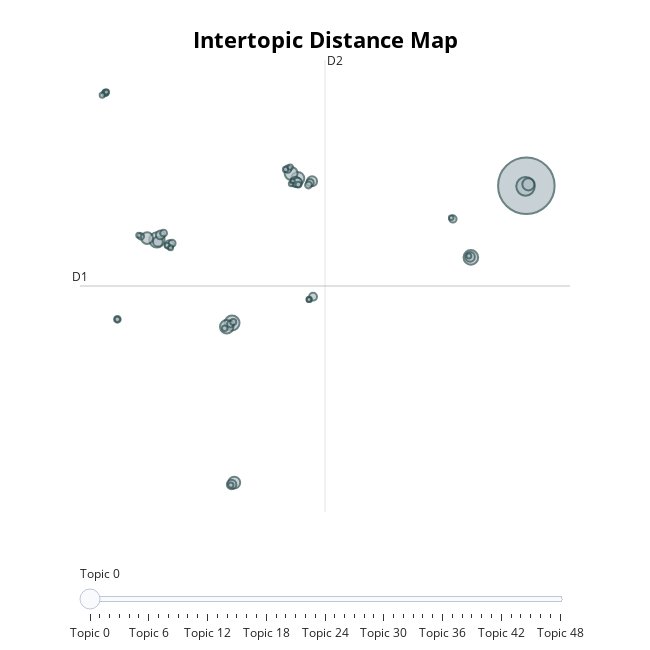

Write notebook code for a chart like this one.
### Markdown cell above
## Modelagem de Topicos

### Code cell
topic_model.visualize_topics()

### Figure 1 — Plotly figure (JSON) as saved in the notebook; plotly's stock layout.template omitted (floating-point values rounded to 4 significant figures; data arrays with more than 128 entries replaced by an {"elided": "..."} marker saying what was removed)
{"data": [{"customdata": {"elided": "49x3 mixed values"}, "hovertemplate": "<b>Topic %{customdata[0]}</b><br>%{customdata[1]}<br>Size: %{customdata[2]}", "legendgroup": "", "marker": {"color": "#B0BEC5", "line": {"color": "DarkSlateGrey", "width": 2}, "size": [2429, 261, 180, 169, 162, 138, 129, 128, 112, 108, 105, 80, 76, 72, 70, 68, 68, 59, 56, 47, 42, 40, 40, 39, 35, 35, 35, 33, 30, 29, 28, 24, 23, 22, 21, 21, 21, 21, 21, 21, 20, 19, 19, 18, 18, 17, 16, 15, 15], "sizemode": "area", "sizeref": 1.518, "symbol": "circle"}, "mode": "markers", "name": "", "orientation": "v", "showlegend": false, "type": "scatter", "x": [18.26, 18.21, -6.237, -1.255, 14.58, -1.609, 3.101, 2.66, 18.39, -1.111, -6.883, 2.956, 4.05, -6.174, 14.53, -1.286, 3.079, -6.017, -5.421, 4.115, 3.912, 13.39, 2.433, -5.237, -1.359, 3.811, -5.796, -8.86, -7.299, -9.639, -1.177, 3.142, -1.742, 3.857, 2.289, -9.691, 2.6, -5.561, -9.859, -1.337, -8.86, -5.332, -7.442, -9.581, 14.45, 2.667, 13.28, 2.763, 3.848], "xaxis": "x", "y": [11.14, 11.08, 6.101, -1.624, 4.473, -1.975, 11.82, 12.29, 11.27, -16.48, 6.264, 11.5, 11.57, 5.942, 4.524, -16.66, 11.45, 6.563, 5.661, 0.824, 11.43, 8.054, 12.68, 5.791, -1.729, 11.21, 6.73, -1.287, 6.428, 19.8, -1.547, 11.24, -2.107, 0.5653, 12.66, 19.75, 12.88, 5.597, 19.58, -16.71, -1.287, 5.375, 6.526, 19.86, 4.605, 11.32, 8.17, 11.59, 0.5562], "yaxis": "y"}], "layout": {"annotations": [{"showarrow": false, "text": "D1", "x": -11.34, "y": 1.814, "yshift": 10}, {"showarrow": false, "text": "D2", "x": 4.908, "xshift": 10, "y": 22.84}], "height": 650, "hoverlabel": {"bgcolor": "white", "font": {"family": "Rockwell", "size": 16}}, "legend": {"itemsizing": "constant", "tracegroupgap": 0}, "margin": {"t": 60}, "shapes": [{"line": {"color": "#CFD8DC", "width": 2}, "type": "line", "x0": 4.908, "x1": 4.908, "y0": -19.21, "y1": 22.84}, {"line": {"color": "#9E9E9E", "width": 2}, "type": "line", "x0": -11.34, "x1": 21.15, "y0": 1.814, "y1": 1.814}], "sliders": [{"active": 0, "pad": {"t": 50}, "steps": [{"args": [{"marker.color": [["red", "#B0BEC5", "#B0BEC5", "#B0BEC5", "#B0BEC5", "#B0BEC5", "#B0BEC5", "#B0BEC5", "#B0BEC5", "#B0BEC5", "#B0BEC5", "#B0BEC5", "#B0BEC5", "#B0BEC5", "#B0BEC5", "#B0BEC5", "#B0BEC5", "#B0BEC5", "#B0BEC5", "#B0BEC5", "#B0BEC5", "#B0BEC5", "#B0BEC5", "#B0BEC5", "#B0BEC5", "#B0BEC5", "#B0BEC5", "#B0BEC5", "#B0BEC5", "#B0BEC5", "#B0BEC5", "#B0BEC5", "#B0BEC5", "#B0BEC5", "#B0BEC5", "#B0BEC5", "#B0BEC5", "#B0BEC5", "#B0BEC5", "#B0BEC5", "#B0BEC5", "#B0BEC5", "#B0BEC5", "#B0BEC5", "#B0BEC5", "#B0BEC5", "#B0BEC5", "#B0BEC5", "#B0BEC5"]]}], "label": "Topic 0", "method": "update"}, {"args": [{"marker.color": [["#B0BEC5", "red", "#B0BEC5", "#B0BEC5", "#B0BEC5", "#B0BEC5", "#B0BEC5", "#B0BEC5", "#B0BEC5", "#B0BEC5", "#B0BEC5", "#B0BEC5", "#B0BEC5", "#B0BEC5", "#B0BEC5", "#B0BEC5", "#B0BEC5", "#B0BEC5", "#B0BEC5", "#B0BEC5", "#B0BEC5", "#B0BEC5", "#B0BEC5", "#B0BEC5", "#B0BEC5", "#B0BEC5", "#B0BEC5", "#B0BEC5", "#B0BEC5", "#B0BEC5", "#B0BEC5", "#B0BEC5", "#B0BEC5", "#B0BEC5", "#B0BEC5", "#B0BEC5", "#B0BEC5", "#B0BEC5", "#B0BEC5", "#B0BEC5", "#B0BEC5", "#B0BEC5", "#B0BEC5", "#B0BEC5", "#B0BEC5", "#B0BEC5", "#B0BEC5", "#B0BEC5", "#B0BEC5"]]}], "label": "Topic 1", "method": "update"}, {"args": [{"marker.color": [["#B0BEC5", "#B0BEC5", "red", "#B0BEC5", "#B0BEC5", "#B0BEC5", "#B0BEC5", "#B0BEC5", "#B0BEC5", "#B0BEC5", "#B0BEC5", "#B0BEC5", "#B0BEC5", "#B0BEC5", "#B0BEC5", "#B0BEC5", "#B0BEC5", "#B0BEC5", "#B0BEC5", "#B0BEC5", "#B0BEC5", "#B0BEC5", "#B0BEC5", "#B0BEC5", "#B0BEC5", "#B0BEC5", "#B0BEC5", "#B0BEC5", "#B0BEC5", "#B0BEC5", "#B0BEC5", "#B0BEC5", "#B0BEC5", "#B0BEC5", "#B0BEC5", "#B0BEC5", "#B0BEC5", "#B0BEC5", "#B0BEC5", "#B0BEC5", "#B0BEC5", "#B0BEC5", "#B0BEC5", "#B0BEC5", "#B0BEC5", "#B0BEC5", "#B0BEC5", "#B0BEC5", "#B0BEC5"]]}], "label": "Topic 2", "method": "update"}, {"args": [{"marker.color": [["#B0BEC5", "#B0BEC5", "#B0BEC5", "red", "#B0BEC5", "#B0BEC5", "#B0BEC5", "#B0BEC5", "#B0BEC5", "#B0BEC5", "#B0BEC5", "#B0BEC5", "#B0BEC5", "#B0BEC5", "#B0BEC5", "#B0BEC5", "#B0BEC5", "#B0BEC5", "#B0BEC5", "#B0BEC5", "#B0BEC5", "#B0BEC5", "#B0BEC5", "#B0BEC5", "#B0BEC5", "#B0BEC5", "#B0BEC5", "#B0BEC5", "#B0BEC5", "#B0BEC5", "#B0BEC5", "#B0BEC5", "#B0BEC5", "#B0BEC5", "#B0BEC5", "#B0BEC5", "#B0BEC5", "#B0BEC5", "#B0BEC5", "#B0BEC5", "#B0BEC5", "#B0BEC5", "#B0BEC5", "#B0BEC5", "#B0BEC5", "#B0BEC5", "#B0BEC5", "#B0BEC5", "#B0BEC5"]]}], "label": "Topic 3", "method": "update"}, {"args": [{"marker.color": [["#B0BEC5", "#B0BEC5", "#B0BEC5", "#B0BEC5", "red", "#B0BEC5", "#B0BEC5", "#B0BEC5", "#B0BEC5", "#B0BEC5", "#B0BEC5", "#B0BEC5", "#B0BEC5", "#B0BEC5", "#B0BEC5", "#B0BEC5", "#B0BEC5", "#B0BEC5", "#B0BEC5", "#B0BEC5", "#B0BEC5", "#B0BEC5", "#B0BEC5", "#B0BEC5", "#B0BEC5", "#B0BEC5", "#B0BEC5", "#B0BEC5", "#B0BEC5", "#B0BEC5", "#B0BEC5", "#B0BEC5", "#B0BEC5", "#B0BEC5", "#B0BEC5", "#B0BEC5", "#B0BEC5", "#B0BEC5", "#B0BEC5", "#B0BEC5", "#B0BEC5", "#B0BEC5", "#B0BEC5", "#B0BEC5", "#B0BEC5", "#B0BEC5", "#B0BEC5", "#B0BEC5", "#B0BEC5"]]}], "label": "Topic 4", "method": "update"}, {"args": [{"marker.color": [["#B0BEC5", "#B0BEC5", "#B0BEC5", "#B0BEC5", "#B0BEC5", "red", "#B0BEC5", "#B0BEC5", "#B0BEC5", "#B0BEC5", "#B0BEC5", "#B0BEC5", "#B0BEC5", "#B0BEC5", "#B0BEC5", "#B0BEC5", "#B0BEC5", "#B0BEC5", "#B0BEC5", "#B0BEC5", "#B0BEC5", "#B0BEC5", "#B0BEC5", "#B0BEC5", "#B0BEC5", "#B0BEC5", "#B0BEC5", "#B0BEC5", "#B0BEC5", "#B0BEC5", "#B0BEC5", "#B0BEC5", "#B0BEC5", "#B0BEC5", "#B0BEC5", "#B0BEC5", "#B0BEC5", "#B0BEC5", "#B0BEC5", "#B0BEC5", "#B0BEC5", "#B0BEC5", "#B0BEC5", "#B0BEC5", "#B0BEC5", "#B0BEC5", "#B0BEC5", "#B0BEC5", "#B0BEC5"]]}], "label": "Topic 5", "method": "update"}, {"args": [{"marker.color": [["#B0BEC5", "#B0BEC5", "#B0BEC5", "#B0BEC5", "#B0BEC5", "#B0BEC5", "red", "#B0BEC5", "#B0BEC5", "#B0BEC5", "#B0BEC5", "#B0BEC5", "#B0BEC5", "#B0BEC5", "#B0BEC5", "#B0BEC5", "#B0BEC5", "#B0BEC5", "#B0BEC5", "#B0BEC5", "#B0BEC5", "#B0BEC5", "#B0BEC5", "#B0BEC5", "#B0BEC5", "#B0BEC5", "#B0BEC5", "#B0BEC5", "#B0BEC5", "#B0BEC5", "#B0BEC5", "#B0BEC5", "#B0BEC5", "#B0BEC5", "#B0BEC5", "#B0BEC5", "#B0BEC5", "#B0BEC5", "#B0BEC5", "#B0BEC5", "#B0BEC5", "#B0BEC5", "#B0BEC5", "#B0BEC5", "#B0BEC5", "#B0BEC5", "#B0BEC5", "#B0BEC5", "#B0BEC5"]]}], "label": "Topic 6", "method": "update"}, {"args": [{"marker.color": [["#B0BEC5", "#B0BEC5", "#B0BEC5", "#B0BEC5", "#B0BEC5", "#B0BEC5", "#B0BEC5", "red", "#B0BEC5", "#B0BEC5", "#B0BEC5", "#B0BEC5", "#B0BEC5", "#B0BEC5", "#B0BEC5", "#B0BEC5", "#B0BEC5", "#B0BEC5", "#B0BEC5", "#B0BEC5", "#B0BEC5", "#B0BEC5", "#B0BEC5", "#B0BEC5", "#B0BEC5", "#B0BEC5", "#B0BEC5", "#B0BEC5", "#B0BEC5", "#B0BEC5", "#B0BEC5", "#B0BEC5", "#B0BEC5", "#B0BEC5", "#B0BEC5", "#B0BEC5", "#B0BEC5", "#B0BEC5", "#B0BEC5", "#B0BEC5", "#B0BEC5", "#B0BEC5", "#B0BEC5", "#B0BEC5", "#B0BEC5", "#B0BEC5", "#B0BEC5", "#B0BEC5", "#B0BEC5"]]}], "label": "Topic 7", "method": "update"}, {"args": [{"marker.color": [["#B0BEC5", "#B0BEC5", "#B0BEC5", "#B0BEC5", "#B0BEC5", "#B0BEC5", "#B0BEC5", "#B0BEC5", "red", "#B0BEC5", "#B0BEC5", "#B0BEC5", "#B0BEC5", "#B0BEC5", "#B0BEC5", "#B0BEC5", "#B0BEC5", "#B0BEC5", "#B0BEC5", "#B0BEC5", "#B0BEC5", "#B0BEC5", "#B0BEC5", "#B0BEC5", "#B0BEC5", "#B0BEC5", "#B0BEC5", "#B0BEC5", "#B0BEC5", "#B0BEC5", "#B0BEC5", "#B0BEC5", "#B0BEC5", "#B0BEC5", "#B0BEC5", "#B0BEC5", "#B0BEC5", "#B0BEC5", "#B0BEC5", "#B0BEC5", "#B0BEC5", "#B0BEC5", "#B0BEC5", "#B0BEC5", "#B0BEC5", "#B0BEC5", "#B0BEC5", "#B0BEC5", "#B0BEC5"]]}], "label": "Topic 8", "method": "update"}, {"args": [{"marker.color": [["#B0BEC5", "#B0BEC5", "#B0BEC5", "#B0BEC5", "#B0BEC5", "#B0BEC5", "#B0BEC5", "#B0BEC5", "#B0BEC5", "red", "#B0BEC5", "#B0BEC5", "#B0BEC5", "#B0BEC5", "#B0BEC5", "#B0BEC5", "#B0BEC5", "#B0BEC5", "#B0BEC5", "#B0BEC5", "#B0BEC5", "#B0BEC5", "#B0BEC5", "#B0BEC5", "#B0BEC5", "#B0BEC5", "#B0BEC5", "#B0BEC5", "#B0BEC5", "#B0BEC5", "#B0BEC5", "#B0BEC5", "#B0BEC5", "#B0BEC5", "#B0BEC5", "#B0BEC5", "#B0BEC5", "#B0BEC5", "#B0BEC5", "#B0BEC5", "#B0BEC5", "#B0BEC5", "#B0BEC5", "#B0BEC5", "#B0BEC5", "#B0BEC5", "#B0BEC5", "#B0BEC5", "#B0BEC5"]]}], "label": "Topic 9", "method": "update"}, {"args": [{"marker.color": [["#B0BEC5", "#B0BEC5", "#B0BEC5", "#B0BEC5", "#B0BEC5", "#B0BEC5", "#B0BEC5", "#B0BEC5", "#B0BEC5", "#B0BEC5", "red", "#B0BEC5", "#B0BEC5", "#B0BEC5", "#B0BEC5", "#B0BEC5", "#B0BEC5", "#B0BEC5", "#B0BEC5", "#B0BEC5", "#B0BEC5", "#B0BEC5", "#B0BEC5", "#B0BEC5", "#B0BEC5", "#B0BEC5", "#B0BEC5", "#B0BEC5", "#B0BEC5", "#B0BEC5", "#B0BEC5", "#B0BEC5", "#B0BEC5", "#B0BEC5", "#B0BEC5", "#B0BEC5", "#B0BEC5", "#B0BEC5", "#B0BEC5", "#B0BEC5", "#B0BEC5", "#B0BEC5", "#B0BEC5", "#B0BEC5", "#B0BEC5", "#B0BEC5", "#B0BEC5", "#B0BEC5", "#B0BEC5"]]}], "label": "Topic 10", "method": "update"}, {"args": [{"marker.color": [["#B0BEC5", "#B0BEC5", "#B0BEC5", "#B0BEC5", "#B0BEC5", "#B0BEC5", "#B0BEC5", "#B0BEC5", "#B0BEC5", "#B0BEC5", "#B0BEC5", "red", "#B0BEC5", "#B0BEC5", "#B0BEC5", "#B0BEC5", "#B0BEC5", "#B0BEC5", "#B0BEC5", "#B0BEC5", "#B0BEC5", "#B0BEC5", "#B0BEC5", "#B0BEC5", "#B0BEC5", "#B0BEC5", "#B0BEC5", "#B0BEC5", "#B0BEC5", "#B0BEC5", "#B0BEC5", "#B0BEC5", "#B0BEC5", "#B0BEC5", "#B0BEC5", "#B0BEC5", "#B0BEC5", "#B0BEC5", "#B0BEC5", "#B0BEC5", "#B0BEC5", "#B0BEC5", "#B0BEC5", "#B0BEC5", "#B0BEC5", "#B0BEC5", "#B0BEC5", "#B0BEC5", "#B0BEC5"]]}], "label": "Topic 11", "method": "update"}, {"args": [{"marker.color": [["#B0BEC5", "#B0BEC5", "#B0BEC5", "#B0BEC5", "#B0BEC5", "#B0BEC5", "#B0BEC5", "#B0BEC5", "#B0BEC5", "#B0BEC5", "#B0BEC5", "#B0BEC5", "red", "#B0BEC5", "#B0BEC5", "#B0BEC5", "#B0BEC5", "#B0BEC5", "#B0BEC5", "#B0BEC5", "#B0BEC5", "#B0BEC5", "#B0BEC5", "#B0BEC5", "#B0BEC5", "#B0BEC5", "#B0BEC5", "#B0BEC5", "#B0BEC5", "#B0BEC5", "#B0BEC5", "#B0BEC5", "#B0BEC5", "#B0BEC5", "#B0BEC5", "#B0BEC5", "#B0BEC5", "#B0BEC5", "#B0BEC5", "#B0BEC5", "#B0BEC5", "#B0BEC5", "#B0BEC5", "#B0BEC5", "#B0BEC5", "#B0BEC5", "#B0BEC5", "#B0BEC5", "#B0BEC5"]]}], "label": "Topic 12", "method": "update"}, {"args": [{"marker.color": [["#B0BEC5", "#B0BEC5", "#B0BEC5", "#B0BEC5", "#B0BEC5", "#B0BEC5", "#B0BEC5", "#B0BEC5", "#B0BEC5", "#B0BEC5", "#B0BEC5", "#B0BEC5", "#B0BEC5", "red", "#B0BEC5", "#B0BEC5", "#B0BEC5", "#B0BEC5", "#B0BEC5", "#B0BEC5", "#B0BEC5", "#B0BEC5", "#B0BEC5", "#B0BEC5", "#B0BEC5", "#B0BEC5", "#B0BEC5", "#B0BEC5", "#B0BEC5", "#B0BEC5", "#B0BEC5", "#B0BEC5", "#B0BEC5", "#B0BEC5", "#B0BEC5", "#B0BEC5", "#B0BEC5", "#B0BEC5", "#B0BEC5", "#B0BEC5", "#B0BEC5", "#B0BEC5", "#B0BEC5", "#B0BEC5", "#B0BEC5", "#B0BEC5", "#B0BEC5", "#B0BEC5", "#B0BEC5"]]}], "label": "Topic 13", "method": "update"}, {"args": [{"marker.color": [["#B0BEC5", "#B0BEC5", "#B0BEC5", "#B0BEC5", "#B0BEC5", "#B0BEC5", "#B0BEC5", "#B0BEC5", "#B0BEC5", "#B0BEC5", "#B0BEC5", "#B0BEC5", "#B0BEC5", "#B0BEC5", "red", "#B0BEC5", "#B0BEC5", "#B0BEC5", "#B0BEC5", "#B0BEC5", "#B0BEC5", "#B0BEC5", "#B0BEC5", "#B0BEC5", "#B0BEC5", "#B0BEC5", "#B0BEC5", "#B0BEC5", "#B0BEC5", "#B0BEC5", "#B0BEC5", "#B0BEC5", "#B0BEC5", "#B0BEC5", "#B0BEC5", "#B0BEC5", "#B0BEC5", "#B0BEC5", "#B0BEC5", "#B0BEC5", "#B0BEC5", "#B0BEC5", "#B0BEC5", "#B0BEC5", "#B0BEC5", "#B0BEC5", "#B0BEC5", "#B0BEC5", "#B0BEC5"]]}], "label": "Topic 14", "method": "update"}, {"args": [{"marker.color": [["#B0BEC5", "#B0BEC5", "#B0BEC5", "#B0BEC5", "#B0BEC5", "#B0BEC5", "#B0BEC5", "#B0BEC5", "#B0BEC5", "#B0BEC5", "#B0BEC5", "#B0BEC5", "#B0BEC5", "#B0BEC5", "#B0BEC5", "red", "#B0BEC5", "#B0BEC5", "#B0BEC5", "#B0BEC5", "#B0BEC5", "#B0BEC5", "#B0BEC5", "#B0BEC5", "#B0BEC5", "#B0BEC5", "#B0BEC5", "#B0BEC5", "#B0BEC5", "#B0BEC5", "#B0BEC5", "#B0BEC5", "#B0BEC5", "#B0BEC5", "#B0BEC5", "#B0BEC5", "#B0BEC5", "#B0BEC5", "#B0BEC5", "#B0BEC5", "#B0BEC5", "#B0BEC5", "#B0BEC5", "#B0BEC5", "#B0BEC5", "#B0BEC5", "#B0BEC5", "#B0BEC5", "#B0BEC5"]]}], "label": "Topic 15", "method": "update"}, {"args": [{"marker.color": [["#B0BEC5", "#B0BEC5", "#B0BEC5", "#B0BEC5", "#B0BEC5", "#B0BEC5", "#B0BEC5", "#B0BEC5", "#B0BEC5", "#B0BEC5", "#B0BEC5", "#B0BEC5", "#B0BEC5", "#B0BEC5", "#B0BEC5", "#B0BEC5", "red", "#B0BEC5", "#B0BEC5", "#B0BEC5", "#B0BEC5", "#B0BEC5", "#B0BEC5", "#B0BEC5", "#B0BEC5", "#B0BEC5", "#B0BEC5", "#B0BEC5", "#B0BEC5", "#B0BEC5", "#B0BEC5", "#B0BEC5", "#B0BEC5", "#B0BEC5", "#B0BEC5", "#B0BEC5", "#B0BEC5", "#B0BEC5", "#B0BEC5", "#B0BEC5", "#B0BEC5", "#B0BEC5", "#B0BEC5", "#B0BEC5", "#B0BEC5", "#B0BEC5", "#B0BEC5", "#B0BEC5", "#B0BEC5"]]}], "label": "Topic 16", "method": "update"}, {"args": [{"marker.color": [["#B0BEC5", "#B0BEC5", "#B0BEC5", "#B0BEC5", "#B0BEC5", "#B0BEC5", "#B0BEC5", "#B0BEC5", "#B0BEC5", "#B0BEC5", "#B0BEC5", "#B0BEC5", "#B0BEC5", "#B0BEC5", "#B0BEC5", "#B0BEC5", "#B0BEC5", "red", "#B0BEC5", "#B0BEC5", "#B0BEC5", "#B0BEC5", "#B0BEC5", "#B0BEC5", "#B0BEC5", "#B0BEC5", "#B0BEC5", "#B0BEC5", "#B0BEC5", "#B0BEC5", "#B0BEC5", "#B0BEC5", "#B0BEC5", "#B0BEC5", "#B0BEC5", "#B0BEC5", "#B0BEC5", "#B0BEC5", "#B0BEC5", "#B0BEC5", "#B0BEC5", "#B0BEC5", "#B0BEC5", "#B0BEC5", "#B0BEC5", "#B0BEC5", "#B0BEC5", "#B0BEC5", "#B0BEC5"]]}], "label": "Topic 17", "method": "update"}, {"args": [{"marker.color": [["#B0BEC5", "#B0BEC5", "#B0BEC5", "#B0BEC5", "#B0BEC5", "#B0BEC5", "#B0BEC5", "#B0BEC5", "#B0BEC5", "#B0BEC5", "#B0BEC5", "#B0BEC5", "#B0BEC5", "#B0BEC5", "#B0BEC5", "#B0BEC5", "#B0BEC5", "#B0BEC5", "red", "#B0BEC5", "#B0BEC5", "#B0BEC5", "#B0BEC5", "#B0BEC5", "#B0BEC5", "#B0BEC5", "#B0BEC5", "#B0BEC5", "#B0BEC5", "#B0BEC5", "#B0BEC5", "#B0BEC5", "#B0BEC5", "#B0BEC5", "#B0BEC5", "#B0BEC5", "#B0BEC5", "#B0BEC5", "#B0BEC5", "#B0BEC5", "#B0BEC5", "#B0BEC5", "#B0BEC5", "#B0BEC5", "#B0BEC5", "#B0BEC5", "#B0BEC5", "#B0BEC5", "#B0BEC5"]]}], "label": "Topic 18", "method": "update"}, {"args": [{"marker.color": [["#B0BEC5", "#B0BEC5", "#B0BEC5", "#B0BEC5", "#B0BEC5", "#B0BEC5", "#B0BEC5", "#B0BEC5", "#B0BEC5", "#B0BEC5", "#B0BEC5", "#B0BEC5", "#B0BEC5", "#B0BEC5", "#B0BEC5", "#B0BEC5", "#B0BEC5", "#B0BEC5", "#B0BEC5", "red", "#B0BEC5", "#B0BEC5", "#B0BEC5", "#B0BEC5", "#B0BEC5", "#B0BEC5", "#B0BEC5", "#B0BEC5", "#B0BEC5", "#B0BEC5", "#B0BEC5", "#B0BEC5", "#B0BEC5", "#B0BEC5", "#B0BEC5", "#B0BEC5", "#B0BEC5", "#B0BEC5", "#B0BEC5", "#B0BEC5", "#B0BEC5", "#B0BEC5", "#B0BEC5", "#B0BEC5", "#B0BEC5", "#B0BEC5", "#B0BEC5", "#B0BEC5", "#B0BEC5"]]}], "label": "Topic 19", "method": "update"}, {"args": [{"marker.color": [["#B0BEC5", "#B0BEC5", "#B0BEC5", "#B0BEC5", "#B0BEC5", "#B0BEC5", "#B0BEC5", "#B0BEC5", "#B0BEC5", "#B0BEC5", "#B0BEC5", "#B0BEC5", "#B0BEC5", "#B0BEC5", "#B0BEC5", "#B0BEC5", "#B0BEC5", "#B0BEC5", "#B0BEC5", "#B0BEC5", "red", "#B0BEC5", "#B0BEC5", "#B0BEC5", "#B0BEC5", "#B0BEC5", "#B0BEC5", "#B0BEC5", "#B0BEC5", "#B0BEC5", "#B0BEC5", "#B0BEC5", "#B0BEC5", "#B0BEC5", "#B0BEC5", "#B0BEC5", "#B0BEC5", "#B0BEC5", "#B0BEC5", "#B0BEC5", "#B0BEC5", "#B0BEC5", "#B0BEC5", "#B0BEC5", "#B0BEC5", "#B0BEC5", "#B0BEC5", "#B0BEC5", "#B0BEC5"]]}], "label": "Topic 20", "method": "update"}, {"args": [{"marker.color": [["#B0BEC5", "#B0BEC5", "#B0BEC5", "#B0BEC5", "#B0BEC5", "#B0BEC5", "#B0BEC5", "#B0BEC5", "#B0BEC5", "#B0BEC5", "#B0BEC5", "#B0BEC5", "#B0BEC5", "#B0BEC5", "#B0BEC5", "#B0BEC5", "#B0BEC5", "#B0BEC5", "#B0BEC5", "#B0BEC5", "#B0BEC5", "red", "#B0BEC5", "#B0BEC5", "#B0BEC5", "#B0BEC5", "#B0BEC5", "#B0BEC5", "#B0BEC5", "#B0BEC5", "#B0BEC5", "#B0BEC5", "#B0BEC5", "#B0BEC5", "#B0BEC5", "#B0BEC5", "#B0BEC5", "#B0BEC5", "#B0BEC5", "#B0BEC5", "#B0BEC5", "#B0BEC5", "#B0BEC5", "#B0BEC5", "#B0BEC5", "#B0BEC5", "#B0BEC5", "#B0BEC5", "#B0BEC5"]]}], "label": "Topic 21", "method": "update"}, {"args": [{"marker.color": [["#B0BEC5", "#B0BEC5", "#B0BEC5", "#B0BEC5", "#B0BEC5", "#B0BEC5", "#B0BEC5", "#B0BEC5", "#B0BEC5", "#B0BEC5", "#B0BEC5", "#B0BEC5", "#B0BEC5", "#B0BEC5", "#B0BEC5", "#B0BEC5", "#B0BEC5", "#B0BEC5", "#B0BEC5", "#B0BEC5", "#B0BEC5", "#B0BEC5", "red", "#B0BEC5", "#B0BEC5", "#B0BEC5", "#B0BEC5", "#B0BEC5", "#B0BEC5", "#B0BEC5", "#B0BEC5", "#B0BEC5", "#B0BEC5", "#B0BEC5", "#B0BEC5", "#B0BEC5", "#B0BEC5", "#B0BEC5", "#B0BEC5", "#B0BEC5", "#B0BEC5", "#B0BEC5", "#B0BEC5", "#B0BEC5", "#B0BEC5", "#B0BEC5", "#B0BEC5", "#B0BEC5", "#B0BEC5"]]}], "label": "Topic 22", "method": "update"}, {"args": [{"marker.color": [["#B0BEC5", "#B0BEC5", "#B0BEC5", "#B0BEC5", "#B0BEC5", "#B0BEC5", "#B0BEC5", "#B0BEC5", "#B0BEC5", "#B0BEC5", "#B0BEC5", "#B0BEC5", "#B0BEC5", "#B0BEC5", "#B0BEC5", "#B0BEC5", "#B0BEC5", "#B0BEC5", "#B0BEC5", "#B0BEC5", "#B0BEC5", "#B0BEC5", "#B0BEC5", "red", "#B0BEC5", "#B0BEC5", "#B0BEC5", "#B0BEC5", "#B0BEC5", "#B0BEC5", "#B0BEC5", "#B0BEC5", "#B0BEC5", "#B0BEC5", "#B0BEC5", "#B0BEC5", "#B0BEC5", "#B0BEC5", "#B0BEC5", "#B0BEC5", "#B0BEC5", "#B0BEC5", "#B0BEC5", "#B0BEC5", "#B0BEC5", "#B0BEC5", "#B0BEC5", "#B0BEC5", "#B0BEC5"]]}], "label": "Topic 23", "method": "update"}, {"args": [{"marker.color": [["#B0BEC5", "#B0BEC5", "#B0BEC5", "#B0BEC5", "#B0BEC5", "#B0BEC5", "#B0BEC5", "#B0BEC5", "#B0BEC5", "#B0BEC5", "#B0BEC5", "#B0BEC5", "#B0BEC5", "#B0BEC5", "#B0BEC5", "#B0BEC5", "#B0BEC5", "#B0BEC5", "#B0BEC5", "#B0BEC5", "#B0BEC5", "#B0BEC5", "#B0BEC5", "#B0BEC5", "red", "#B0BEC5", "#B0BEC5", "#B0BEC5", "#B0BEC5", "#B0BEC5", "#B0BEC5", "#B0BEC5", "#B0BEC5", "#B0BEC5", "#B0BEC5", "#B0BEC5", "#B0BEC5", "#B0BEC5", "#B0BEC5", "#B0BEC5", "#B0BEC5", "#B0BEC5", "#B0BEC5", "#B0BEC5", "#B0BEC5", "#B0BEC5", "#B0BEC5", "#B0BEC5", "#B0BEC5"]]}], "label": "Topic 24", "method": "update"}, {"args": [{"marker.color": [["#B0BEC5", "#B0BEC5", "#B0BEC5", "#B0BEC5", "#B0BEC5", "#B0BEC5", "#B0BEC5", "#B0BEC5", "#B0BEC5", "#B0BEC5", "#B0BEC5", "#B0BEC5", "#B0BEC5", "#B0BEC5", "#B0BEC5", "#B0BEC5", "#B0BEC5", "#B0BEC5", "#B0BEC5", "#B0BEC5", "#B0BEC5", "#B0BEC5", "#B0BEC5", "#B0BEC5", "#B0BEC5", "red", "#B0BEC5", "#B0BEC5", "#B0BEC5", "#B0BEC5", "#B0BEC5", "#B0BEC5", "#B0BEC5", "#B0BEC5", "#B0BEC5", "#B0BEC5", "#B0BEC5", "#B0BEC5", "#B0BEC5", "#B0BEC5", "#B0BEC5", "#B0BEC5", "#B0BEC5", "#B0BEC5", "#B0BEC5", "#B0BEC5", "#B0BEC5", "#B0BEC5", "#B0BEC5"]]}], "label": "Topic 25", "method": "update"}, {"args": [{"marker.color": [["#B0BEC5", "#B0BEC5", "#B0BEC5", "#B0BEC5", "#B0BEC5", "#B0BEC5", "#B0BEC5", "#B0BEC5", "#B0BEC5", "#B0BEC5", "#B0BEC5", "#B0BEC5", "#B0BEC5", "#B0BEC5", "#B0BEC5", "#B0BEC5", "#B0BEC5", "#B0BEC5", "#B0BEC5", "#B0BEC5", "#B0BEC5", "#B0BEC5", "#B0BEC5", "#B0BEC5", "#B0BEC5", "#B0BEC5", "red", "#B0BEC5", "#B0BEC5", "#B0BEC5", "#B0BEC5", "#B0BEC5", "#B0BEC5", "#B0BEC5", "#B0BEC5", "#B0BEC5", "#B0BEC5", "#B0BEC5", "#B0BEC5", "#B0BEC5", "#B0BEC5", "#B0BEC5", "#B0BEC5", "#B0BEC5", "#B0BEC5", "#B0BEC5", "#B0BEC5", "#B0BEC5", "#B0BEC5"]]}], "label": "Topic 26", "method": "update"}, {"args": [{"marker.color": [["#B0BEC5", "#B0BEC5", "#B0BEC5", "#B0BEC5", "#B0BEC5", "#B0BEC5", "#B0BEC5", "#B0BEC5", "#B0BEC5", "#B0BEC5", "#B0BEC5", "#B0BEC5", "#B0BEC5", "#B0BEC5", "#B0BEC5", "#B0BEC5", "#B0BEC5", "#B0BEC5", "#B0BEC5", "#B0BEC5", "#B0BEC5", "#B0BEC5", "#B0BEC5", "#B0BEC5", "#B0BEC5", "#B0BEC5", "#B0BEC5", "red", "#B0BEC5", "#B0BEC5", "#B0BEC5", "#B0BEC5", "#B0BEC5", "#B0BEC5", "#B0BEC5", "#B0BEC5", "#B0BEC5", "#B0BEC5", "#B0BEC5", "#B0BEC5", "#B0BEC5", "#B0BEC5", "#B0BEC5", "#B0BEC5", "#B0BEC5", "#B0BEC5", "#B0BEC5", "#B0BEC5", "#B0BEC5"]]}], "label": "Topic 27", "method": "update"}, {"args": [{"marker.color": [["#B0BEC5", "#B0BEC5", "#B0BEC5", "#B0BEC5", "#B0BEC5", "#B0BEC5", "#B0BEC5", "#B0BEC5", "#B0BEC5", "#B0BEC5", "#B0BEC5", "#B0BEC5", "#B0BEC5", "#B0BEC5", "#B0BEC5", "#B0BEC5", "#B0BEC5", "#B0BEC5", "#B0BEC5", "#B0BEC5", "#B0BEC5", "#B0BEC5", "#B0BEC5", "#B0BEC5", "#B0BEC5", "#B0BEC5", "#B0BEC5", "#B0BEC5", "red", "#B0BEC5", "#B0BEC5", "#B0BEC5", "#B0BEC5", "#B0BEC5", "#B0BEC5", "#B0BEC5", "#B0BEC5", "#B0BEC5", "#B0BEC5", "#B0BEC5", "#B0BEC5", "#B0BEC5", "#B0BEC5", "#B0BEC5", "#B0BEC5", "#B0BEC5", "#B0BEC5", "#B0BEC5", "#B0BEC5"]]}], "label": "Topic 28", "method": "update"}, {"args": [{"marker.color": [["#B0BEC5", "#B0BEC5", "#B0BEC5", "#B0BEC5", "#B0BEC5", "#B0BEC5", "#B0BEC5", "#B0BEC5", "#B0BEC5", "#B0BEC5", "#B0BEC5", "#B0BEC5", "#B0BEC5", "#B0BEC5", "#B0BEC5", "#B0BEC5", "#B0BEC5", "#B0BEC5", "#B0BEC5", "#B0BEC5", "#B0BEC5", "#B0BEC5", "#B0BEC5", "#B0BEC5", "#B0BEC5", "#B0BEC5", "#B0BEC5", "#B0BEC5", "#B0BEC5", "red", "#B0BEC5", "#B0BEC5", "#B0BEC5", "#B0BEC5", "#B0BEC5", "#B0BEC5", "#B0BEC5", "#B0BEC5", "#B0BEC5", "#B0BEC5", "#B0BEC5", "#B0BEC5", "#B0BEC5", "#B0BEC5", "#B0BEC5", "#B0BEC5", "#B0BEC5", "#B0BEC5", "#B0BEC5"]]}], "label": "Topic 29", "method": "update"}, {"args": [{"marker.color": [["#B0BEC5", "#B0BEC5", "#B0BEC5", "#B0BEC5", "#B0BEC5", "#B0BEC5", "#B0BEC5", "#B0BEC5", "#B0BEC5", "#B0BEC5", "#B0BEC5", "#B0BEC5", "#B0BEC5", "#B0BEC5", "#B0BEC5", "#B0BEC5", "#B0BEC5", "#B0BEC5", "#B0BEC5", "#B0BEC5", "#B0BEC5", "#B0BEC5", "#B0BEC5", "#B0BEC5", "#B0BEC5", "#B0BEC5", "#B0BEC5", "#B0BEC5", "#B0BEC5", "#B0BEC5", "red", "#B0BEC5", "#B0BEC5", "#B0BEC5", "#B0BEC5", "#B0BEC5", "#B0BEC5", "#B0BEC5", "#B0BEC5", "#B0BEC5", "#B0BEC5", "#B0BEC5", "#B0BEC5", "#B0BEC5", "#B0BEC5", "#B0BEC5", "#B0BEC5", "#B0BEC5", "#B0BEC5"]]}], "label": "Topic 30", "method": "update"}, {"args": [{"marker.color": [["#B0BEC5", "#B0BEC5", "#B0BEC5", "#B0BEC5", "#B0BEC5", "#B0BEC5", "#B0BEC5", "#B0BEC5", "#B0BEC5", "#B0BEC5", "#B0BEC5", "#B0BEC5", "#B0BEC5", "#B0BEC5", "#B0BEC5", "#B0BEC5", "#B0BEC5", "#B0BEC5", "#B0BEC5", "#B0BEC5", "#B0BEC5", "#B0BEC5", "#B0BEC5", "#B0BEC5", "#B0BEC5", "#B0BEC5", "#B0BEC5", "#B0BEC5", "#B0BEC5", "#B0BEC5", "#B0BEC5", "red", "#B0BEC5", "#B0BEC5", "#B0BEC5", "#B0BEC5", "#B0BEC5", "#B0BEC5", "#B0BEC5", "#B0BEC5", "#B0BEC5", "#B0BEC5", "#B0BEC5", "#B0BEC5", "#B0BEC5", "#B0BEC5", "#B0BEC5", "#B0BEC5", "#B0BEC5"]]}], "label": "Topic 31", "method": "update"}, {"args": [{"marker.color": [["#B0BEC5", "#B0BEC5", "#B0BEC5", "#B0BEC5", "#B0BEC5", "#B0BEC5", "#B0BEC5", "#B0BEC5", "#B0BEC5", "#B0BEC5", "#B0BEC5", "#B0BEC5", "#B0BEC5", "#B0BEC5", "#B0BEC5", "#B0BEC5", "#B0BEC5", "#B0BEC5", "#B0BEC5", "#B0BEC5", "#B0BEC5", "#B0BEC5", "#B0BEC5", "#B0BEC5", "#B0BEC5", "#B0BEC5", "#B0BEC5", "#B0BEC5", "#B0BEC5", "#B0BEC5", "#B0BEC5", "#B0BEC5", "red", "#B0BEC5", "#B0BEC5", "#B0BEC5", "#B0BEC5", "#B0BEC5", "#B0BEC5", "#B0BEC5", "#B0BEC5", "#B0BEC5", "#B0BEC5", "#B0BEC5", "#B0BEC5", "#B0BEC5", "#B0BEC5", "#B0BEC5", "#B0BEC5"]]}], "label": "Topic 32", "method": "update"}, {"args": [{"marker.color": [["#B0BEC5", "#B0BEC5", "#B0BEC5", "#B0BEC5", "#B0BEC5", "#B0BEC5", "#B0BEC5", "#B0BEC5", "#B0BEC5", "#B0BEC5", "#B0BEC5", "#B0BEC5", "#B0BEC5", "#B0BEC5", "#B0BEC5", "#B0BEC5", "#B0BEC5", "#B0BEC5", "#B0BEC5", "#B0BEC5", "#B0BEC5", "#B0BEC5", "#B0BEC5", "#B0BEC5", "#B0BEC5", "#B0BEC5", "#B0BEC5", "#B0BEC5", "#B0BEC5", "#B0BEC5", "#B0BEC5", "#B0BEC5", "#B0BEC5", "red", "#B0BEC5", "#B0BEC5", "#B0BEC5", "#B0BEC5", "#B0BEC5", "#B0BEC5", "#B0BEC5", "#B0BEC5", "#B0BEC5", "#B0BEC5", "#B0BEC5", "#B0BEC5", "#B0BEC5", "#B0BEC5", "#B0BEC5"]]}], "label": "Topic 33", "method": "update"}, {"args": [{"marker.color": [["#B0BEC5", "#B0BEC5", "#B0BEC5", "#B0BEC5", "#B0BEC5", "#B0BEC5", "#B0BEC5", "#B0BEC5", "#B0BEC5", "#B0BEC5", "#B0BEC5", "#B0BEC5", "#B0BEC5", "#B0BEC5", "#B0BEC5", "#B0BEC5", "#B0BEC5", "#B0BEC5", "#B0BEC5", "#B0BEC5", "#B0BEC5", "#B0BEC5", "#B0BEC5", "#B0BEC5", "#B0BEC5", "#B0BEC5", "#B0BEC5", "#B0BEC5", "#B0BEC5", "#B0BEC5", "#B0BEC5", "#B0BEC5", "#B0BEC5", "#B0BEC5", "red", "#B0BEC5", "#B0BEC5", "#B0BEC5", "#B0BEC5", "#B0BEC5", "#B0BEC5", "#B0BEC5", "#B0BEC5", "#B0BEC5", "#B0BEC5", "#B0BEC5", "#B0BEC5", "#B0BEC5", "#B0BEC5"]]}], "label": "Topic 34", "method": "update"}, {"args": [{"marker.color": [["#B0BEC5", "#B0BEC5", "#B0BEC5", "#B0BEC5", "#B0BEC5", "#B0BEC5", "#B0BEC5", "#B0BEC5", "#B0BEC5", "#B0BEC5", "#B0BEC5", "#B0BEC5", "#B0BEC5", "#B0BEC5", "#B0BEC5", "#B0BEC5", "#B0BEC5", "#B0BEC5", "#B0BEC5", "#B0BEC5", "#B0BEC5", "#B0BEC5", "#B0BEC5", "#B0BEC5", "#B0BEC5", "#B0BEC5", "#B0BEC5", "#B0BEC5", "#B0BEC5", "#B0BEC5", "#B0BEC5", "#B0BEC5", "#B0BEC5", "#B0BEC5", "#B0BEC5", "red", "#B0BEC5", "#B0BEC5", "#B0BEC5", "#B0BEC5", "#B0BEC5", "#B0BEC5", "#B0BEC5", "#B0BEC5", "#B0BEC5", "#B0BEC5", "#B0BEC5", "#B0BEC5", "#B0BEC5"]]}], "label": "Topic 35", "method": "update"}, {"args": [{"marker.color": [["#B0BEC5", "#B0BEC5", "#B0BEC5", "#B0BEC5", "#B0BEC5", "#B0BEC5", "#B0BEC5", "#B0BEC5", "#B0BEC5", "#B0BEC5", "#B0BEC5", "#B0BEC5", "#B0BEC5", "#B0BEC5", "#B0BEC5", "#B0BEC5", "#B0BEC5", "#B0BEC5", "#B0BEC5", "#B0BEC5", "#B0BEC5", "#B0BEC5", "#B0BEC5", "#B0BEC5", "#B0BEC5", "#B0BEC5", "#B0BEC5", "#B0BEC5", "#B0BEC5", "#B0BEC5", "#B0BEC5", "#B0BEC5", "#B0BEC5", "#B0BEC5", "#B0BEC5", "#B0BEC5", "red", "#B0BEC5", "#B0BEC5", "#B0BEC5", "#B0BEC5", "#B0BEC5", "#B0BEC5", "#B0BEC5", "#B0BEC5", "#B0BEC5", "#B0BEC5", "#B0BEC5", "#B0BEC5"]]}], "label": "Topic 36", "method": "update"}, {"args": [{"marker.color": [["#B0BEC5", "#B0BEC5", "#B0BEC5", "#B0BEC5", "#B0BEC5", "#B0BEC5", "#B0BEC5", "#B0BEC5", "#B0BEC5", "#B0BEC5", "#B0BEC5", "#B0BEC5", "#B0BEC5", "#B0BEC5", "#B0BEC5", "#B0BEC5", "#B0BEC5", "#B0BEC5", "#B0BEC5", "#B0BEC5", "#B0BEC5", "#B0BEC5", "#B0BEC5", "#B0BEC5", "#B0BEC5", "#B0BEC5", "#B0BEC5", "#B0BEC5", "#B0BEC5", "#B0BEC5", "#B0BEC5", "#B0BEC5", "#B0BEC5", "#B0BEC5", "#B0BEC5", "#B0BEC5", "#B0BEC5", "red", "#B0BEC5", "#B0BEC5", "#B0BEC5", "#B0BEC5", "#B0BEC5", "#B0BEC5", "#B0BEC5", "#B0BEC5", "#B0BEC5", "#B0BEC5", "#B0BEC5"]]}], "label": "Topic 37", "method": "update"}, {"args": [{"marker.color": [["#B0BEC5", "#B0BEC5", "#B0BEC5", "#B0BEC5", "#B0BEC5", "#B0BEC5", "#B0BEC5", "#B0BEC5", "#B0BEC5", "#B0BEC5", "#B0BEC5", "#B0BEC5", "#B0BEC5", "#B0BEC5", "#B0BEC5", "#B0BEC5", "#B0BEC5", "#B0BEC5", "#B0BEC5", "#B0BEC5", "#B0BEC5", "#B0BEC5", "#B0BEC5", "#B0BEC5", "#B0BEC5", "#B0BEC5", "#B0BEC5", "#B0BEC5", "#B0BEC5", "#B0BEC5", "#B0BEC5", "#B0BEC5", "#B0BEC5", "#B0BEC5", "#B0BEC5", "#B0BEC5", "#B0BEC5", "#B0BEC5", "red", "#B0BEC5", "#B0BEC5", "#B0BEC5", "#B0BEC5", "#B0BEC5", "#B0BEC5", "#B0BEC5", "#B0BEC5", "#B0BEC5", "#B0BEC5"]]}], "label": "Topic 38", "method": "update"}, {"args": [{"marker.color": [["#B0BEC5", "#B0BEC5", "#B0BEC5", "#B0BEC5", "#B0BEC5", "#B0BEC5", "#B0BEC5", "#B0BEC5", "#B0BEC5", "#B0BEC5", "#B0BEC5", "#B0BEC5", "#B0BEC5", "#B0BEC5", "#B0BEC5", "#B0BEC5", "#B0BEC5", "#B0BEC5", "#B0BEC5", "#B0BEC5", "#B0BEC5", "#B0BEC5", "#B0BEC5", "#B0BEC5", "#B0BEC5", "#B0BEC5", "#B0BEC5", "#B0BEC5", "#B0BEC5", "#B0BEC5", "#B0BEC5", "#B0BEC5", "#B0BEC5", "#B0BEC5", "#B0BEC5", "#B0BEC5", "#B0BEC5", "#B0BEC5", "#B0BEC5", "red", "#B0BEC5", "#B0BEC5", "#B0BEC5", "#B0BEC5", "#B0BEC5", "#B0BEC5", "#B0BEC5", "#B0BEC5", "#B0BEC5"]]}], "label": "Topic 39", "method": "update"}, {"args": [{"marker.color": [["#B0BEC5", "#B0BEC5", "#B0BEC5", "#B0BEC5", "#B0BEC5", "#B0BEC5", "#B0BEC5", "#B0BEC5", "#B0BEC5", "#B0BEC5", "#B0BEC5", "#B0BEC5", "#B0BEC5", "#B0BEC5", "#B0BEC5", "#B0BEC5", "#B0BEC5", "#B0BEC5", "#B0BEC5", "#B0BEC5", "#B0BEC5", "#B0BEC5", "#B0BEC5", "#B0BEC5", "#B0BEC5", "#B0BEC5", "#B0BEC5", "#B0BEC5", "#B0BEC5", "#B0BEC5", "#B0BEC5", "#B0BEC5", "#B0BEC5", "#B0BEC5", "#B0BEC5", "#B0BEC5", "#B0BEC5", "#B0BEC5", "#B0BEC5", "#B0BEC5", "red", "#B0BEC5", "#B0BEC5", "#B0BEC5", "#B0BEC5", "#B0BEC5", "#B0BEC5", "#B0BEC5", "#B0BEC5"]]}], "label": "Topic 40", "method": "update"}, {"args": [{"marker.color": [["#B0BEC5", "#B0BEC5", "#B0BEC5", "#B0BEC5", "#B0BEC5", "#B0BEC5", "#B0BEC5", "#B0BEC5", "#B0BEC5", "#B0BEC5", "#B0BEC5", "#B0BEC5", "#B0BEC5", "#B0BEC5", "#B0BEC5", "#B0BEC5", "#B0BEC5", "#B0BEC5", "#B0BEC5", "#B0BEC5", "#B0BEC5", "#B0BEC5", "#B0BEC5", "#B0BEC5", "#B0BEC5", "#B0BEC5", "#B0BEC5", "#B0BEC5", "#B0BEC5", "#B0BEC5", "#B0BEC5", "#B0BEC5", "#B0BEC5", "#B0BEC5", "#B0BEC5", "#B0BEC5", "#B0BEC5", "#B0BEC5", "#B0BEC5", "#B0BEC5", "#B0BEC5", "red", "#B0BEC5", "#B0BEC5", "#B0BEC5", "#B0BEC5", "#B0BEC5", "#B0BEC5", "#B0BEC5"]]}], "label": "Topic 41", "method": "update"}, {"args": [{"marker.color": [["#B0BEC5", "#B0BEC5", "#B0BEC5", "#B0BEC5", "#B0BEC5", "#B0BEC5", "#B0BEC5", "#B0BEC5", "#B0BEC5", "#B0BEC5", "#B0BEC5", "#B0BEC5", "#B0BEC5", "#B0BEC5", "#B0BEC5", "#B0BEC5", "#B0BEC5", "#B0BEC5", "#B0BEC5", "#B0BEC5", "#B0BEC5", "#B0BEC5", "#B0BEC5", "#B0BEC5", "#B0BEC5", "#B0BEC5", "#B0BEC5", "#B0BEC5", "#B0BEC5", "#B0BEC5", "#B0BEC5", "#B0BEC5", "#B0BEC5", "#B0BEC5", "#B0BEC5", "#B0BEC5", "#B0BEC5", "#B0BEC5", "#B0BEC5", "#B0BEC5", "#B0BEC5", "#B0BEC5", "red", "#B0BEC5", "#B0BEC5", "#B0BEC5", "#B0BEC5", "#B0BEC5", "#B0BEC5"]]}], "label": "Topic 42", "method": "update"}, {"args": [{"marker.color": [["#B0BEC5", "#B0BEC5", "#B0BEC5", "#B0BEC5", "#B0BEC5", "#B0BEC5", "#B0BEC5", "#B0BEC5", "#B0BEC5", "#B0BEC5", "#B0BEC5", "#B0BEC5", "#B0BEC5", "#B0BEC5", "#B0BEC5", "#B0BEC5", "#B0BEC5", "#B0BEC5", "#B0BEC5", "#B0BEC5", "#B0BEC5", "#B0BEC5", "#B0BEC5", "#B0BEC5", "#B0BEC5", "#B0BEC5", "#B0BEC5", "#B0BEC5", "#B0BEC5", "#B0BEC5", "#B0BEC5", "#B0BEC5", "#B0BEC5", "#B0BEC5", "#B0BEC5", "#B0BEC5", "#B0BEC5", "#B0BEC5", "#B0BEC5", "#B0BEC5", "#B0BEC5", "#B0BEC5", "#B0BEC5", "red", "#B0BEC5", "#B0BEC5", "#B0BEC5", "#B0BEC5", "#B0BEC5"]]}], "label": "Topic 43", "method": "update"}, {"args": [{"marker.color": [["#B0BEC5", "#B0BEC5", "#B0BEC5", "#B0BEC5", "#B0BEC5", "#B0BEC5", "#B0BEC5", "#B0BEC5", "#B0BEC5", "#B0BEC5", "#B0BEC5", "#B0BEC5", "#B0BEC5", "#B0BEC5", "#B0BEC5", "#B0BEC5", "#B0BEC5", "#B0BEC5", "#B0BEC5", "#B0BEC5", "#B0BEC5", "#B0BEC5", "#B0BEC5", "#B0BEC5", "#B0BEC5", "#B0BEC5", "#B0BEC5", "#B0BEC5", "#B0BEC5", "#B0BEC5", "#B0BEC5", "#B0BEC5", "#B0BEC5", "#B0BEC5", "#B0BEC5", "#B0BEC5", "#B0BEC5", "#B0BEC5", "#B0BEC5", "#B0BEC5", "#B0BEC5", "#B0BEC5", "#B0BEC5", "#B0BEC5", "red", "#B0BEC5", "#B0BEC5", "#B0BEC5", "#B0BEC5"]]}], "label": "Topic 44", "method": "update"}, {"args": [{"marker.color": [["#B0BEC5", "#B0BEC5", "#B0BEC5", "#B0BEC5", "#B0BEC5", "#B0BEC5", "#B0BEC5", "#B0BEC5", "#B0BEC5", "#B0BEC5", "#B0BEC5", "#B0BEC5", "#B0BEC5", "#B0BEC5", "#B0BEC5", "#B0BEC5", "#B0BEC5", "#B0BEC5", "#B0BEC5", "#B0BEC5", "#B0BEC5", "#B0BEC5", "#B0BEC5", "#B0BEC5", "#B0BEC5", "#B0BEC5", "#B0BEC5", "#B0BEC5", "#B0BEC5", "#B0BEC5", "#B0BEC5", "#B0BEC5", "#B0BEC5", "#B0BEC5", "#B0BEC5", "#B0BEC5", "#B0BEC5", "#B0BEC5", "#B0BEC5", "#B0BEC5", "#B0BEC5", "#B0BEC5", "#B0BEC5", "#B0BEC5", "#B0BEC5", "red", "#B0BEC5", "#B0BEC5", "#B0BEC5"]]}], "label": "Topic 45", "method": "update"}, {"args": [{"marker.color": [["#B0BEC5", "#B0BEC5", "#B0BEC5", "#B0BEC5", "#B0BEC5", "#B0BEC5", "#B0BEC5", "#B0BEC5", "#B0BEC5", "#B0BEC5", "#B0BEC5", "#B0BEC5", "#B0BEC5", "#B0BEC5", "#B0BEC5", "#B0BEC5", "#B0BEC5", "#B0BEC5", "#B0BEC5", "#B0BEC5", "#B0BEC5", "#B0BEC5", "#B0BEC5", "#B0BEC5", "#B0BEC5", "#B0BEC5", "#B0BEC5", "#B0BEC5", "#B0BEC5", "#B0BEC5", "#B0BEC5", "#B0BEC5", "#B0BEC5", "#B0BEC5", "#B0BEC5", "#B0BEC5", "#B0BEC5", "#B0BEC5", "#B0BEC5", "#B0BEC5", "#B0BEC5", "#B0BEC5", "#B0BEC5", "#B0BEC5", "#B0BEC5", "#B0BEC5", "red", "#B0BEC5", "#B0BEC5"]]}], "label": "Topic 46", "method": "update"}, {"args": [{"marker.color": [["#B0BEC5", "#B0BEC5", "#B0BEC5", "#B0BEC5", "#B0BEC5", "#B0BEC5", "#B0BEC5", "#B0BEC5", "#B0BEC5", "#B0BEC5", "#B0BEC5", "#B0BEC5", "#B0BEC5", "#B0BEC5", "#B0BEC5", "#B0BEC5", "#B0BEC5", "#B0BEC5", "#B0BEC5", "#B0BEC5", "#B0BEC5", "#B0BEC5", "#B0BEC5", "#B0BEC5", "#B0BEC5", "#B0BEC5", "#B0BEC5", "#B0BEC5", "#B0BEC5", "#B0BEC5", "#B0BEC5", "#B0BEC5", "#B0BEC5", "#B0BEC5", "#B0BEC5", "#B0BEC5", "#B0BEC5", "#B0BEC5", "#B0BEC5", "#B0BEC5", "#B0BEC5", "#B0BEC5", "#B0BEC5", "#B0BEC5", "#B0BEC5", "#B0BEC5", "#B0BEC5", "red", "#B0BEC5"]]}], "label": "Topic 47", "method": "update"}, {"args": [{"marker.color": [["#B0BEC5", "#B0BEC5", "#B0BEC5", "#B0BEC5", "#B0BEC5", "#B0BEC5", "#B0BEC5", "#B0BEC5", "#B0BEC5", "#B0BEC5", "#B0BEC5", "#B0BEC5", "#B0BEC5", "#B0BEC5", "#B0BEC5", "#B0BEC5", "#B0BEC5", "#B0BEC5", "#B0BEC5", "#B0BEC5", "#B0BEC5", "#B0BEC5", "#B0BEC5", "#B0BEC5", "#B0BEC5", "#B0BEC5", "#B0BEC5", "#B0BEC5", "#B0BEC5", "#B0BEC5", "#B0BEC5", "#B0BEC5", "#B0BEC5", "#B0BEC5", "#B0BEC5", "#B0BEC5", "#B0BEC5", "#B0BEC5", "#B0BEC5", "#B0BEC5", "#B0BEC5", "#B0BEC5", "#B0BEC5", "#B0BEC5", "#B0BEC5", "#B0BEC5", "#B0BEC5", "#B0BEC5", "red"]]}], "label": "Topic 48", "method": "update"}]}], "title": {"font": {"color": "Black", "size": 22}, "text": "<b>Intertopic Distance Map</b>", "x": 0.5, "xanchor": "center", "y": 0.95, "yanchor": "top"}, "width": 650, "xaxis": {"anchor": "y", "domain": [0, 1], "range": [-11.34, 21.15], "title": {"text": ""}, "visible": false}, "yaxis": {"anchor": "x", "domain": [0, 1], "range": [-19.21, 22.84], "title": {"text": ""}, "visible": false}}}
